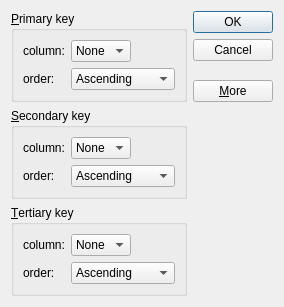
<?xml version="1.0" encoding="UTF-8"?>
<ui version="4.0">
 <class>SortDialog</class>
 <widget class="QDialog" name="SortDialog">
  <property name="geometry">
   <rect>
    <x>0</x>
    <y>0</y>
    <width>284</width>
    <height>307</height>
   </rect>
  </property>
  <property name="windowTitle">
   <string>Sort</string>
  </property>
  <layout class="QGridLayout" name="gridLayout_3">
   <item row="3" column="0">
    <widget class="QGroupBox" name="tertiaryGroupBox">
     <property name="title">
      <string>&amp;Tertiary key</string>
     </property>
     <layout class="QGridLayout" name="gridLayout_5">
      <item row="0" column="0">
       <widget class="QLabel" name="label_9">
        <property name="text">
         <string>&lt;html&gt;&lt;head/&gt;&lt;body&gt;&lt;p&gt;column:&lt;/p&gt;&lt;/body&gt;&lt;/html&gt;</string>
        </property>
       </widget>
      </item>
      <item row="0" column="1">
       <widget class="QComboBox" name="tertiaryColumnComBo">
        <item>
         <property name="text">
          <string>None</string>
         </property>
        </item>
       </widget>
      </item>
      <item row="0" column="2">
       <spacer name="horizontalSpacer_5">
        <property name="orientation">
         <enum>Qt::Horizontal</enum>
        </property>
        <property name="sizeHint" stdset="0">
         <size>
          <width>37</width>
          <height>20</height>
         </size>
        </property>
       </spacer>
      </item>
      <item row="1" column="0">
       <widget class="QLabel" name="label_10">
        <property name="text">
         <string>order:</string>
        </property>
       </widget>
      </item>
      <item row="1" column="1" colspan="2">
       <widget class="QComboBox" name="tertiaryOrderComBo">
        <item>
         <property name="text">
          <string>Ascending</string>
         </property>
        </item>
        <item>
         <property name="text">
          <string>Descending</string>
         </property>
        </item>
       </widget>
      </item>
     </layout>
    </widget>
   </item>
   <item row="1" column="0">
    <spacer name="verticalSpacer_2">
     <property name="orientation">
      <enum>Qt::Vertical</enum>
     </property>
     <property name="sizeHint" stdset="0">
      <size>
       <width>0</width>
       <height>20</height>
      </size>
     </property>
    </spacer>
   </item>
   <item row="2" column="0">
    <widget class="QGroupBox" name="secondaryGroupBox">
     <property name="title">
      <string>&amp;Secondary key</string>
     </property>
     <layout class="QGridLayout" name="gridLayout_2">
      <item row="0" column="0">
       <widget class="QLabel" name="label_3">
        <property name="text">
         <string>&lt;html&gt;&lt;head/&gt;&lt;body&gt;&lt;p&gt;column:&lt;/p&gt;&lt;/body&gt;&lt;/html&gt;</string>
        </property>
       </widget>
      </item>
      <item row="0" column="1">
       <widget class="QComboBox" name="secondaryColumnComBo">
        <item>
         <property name="text">
          <string>None</string>
         </property>
        </item>
       </widget>
      </item>
      <item row="0" column="2">
       <spacer name="horizontalSpacer_2">
        <property name="orientation">
         <enum>Qt::Horizontal</enum>
        </property>
        <property name="sizeHint" stdset="0">
         <size>
          <width>37</width>
          <height>20</height>
         </size>
        </property>
       </spacer>
      </item>
      <item row="1" column="0">
       <widget class="QLabel" name="label_4">
        <property name="text">
         <string>order:</string>
        </property>
       </widget>
      </item>
      <item row="1" column="1" colspan="2">
       <widget class="QComboBox" name="secondaryOrderComBo">
        <item>
         <property name="text">
          <string>Ascending</string>
         </property>
        </item>
        <item>
         <property name="text">
          <string>Descending</string>
         </property>
        </item>
       </widget>
      </item>
     </layout>
    </widget>
   </item>
   <item row="0" column="1" rowspan="2">
    <layout class="QVBoxLayout" name="verticalLayout">
     <item>
      <widget class="QPushButton" name="okButton">
       <property name="text">
        <string>OK</string>
       </property>
       <property name="default">
        <bool>true</bool>
       </property>
      </widget>
     </item>
     <item>
      <widget class="QPushButton" name="cancelButton">
       <property name="text">
        <string>Cancel</string>
       </property>
      </widget>
     </item>
     <item>
      <spacer name="verticalSpacer">
       <property name="orientation">
        <enum>Qt::Vertical</enum>
       </property>
       <property name="sizeHint" stdset="0">
        <size>
         <width>20</width>
         <height>0</height>
        </size>
       </property>
      </spacer>
     </item>
     <item>
      <widget class="QPushButton" name="moreButton">
       <property name="text">
        <string>&amp;More</string>
       </property>
       <property name="checkable">
        <bool>true</bool>
       </property>
      </widget>
     </item>
    </layout>
   </item>
   <item row="0" column="0">
    <widget class="QGroupBox" name="primaryGroupBox">
     <property name="title">
      <string>&amp;Primary key</string>
     </property>
     <layout class="QGridLayout" name="gridLayout">
      <item row="0" column="0">
       <widget class="QLabel" name="label">
        <property name="text">
         <string>&lt;html&gt;&lt;head/&gt;&lt;body&gt;&lt;p&gt;column:&lt;/p&gt;&lt;/body&gt;&lt;/html&gt;</string>
        </property>
       </widget>
      </item>
      <item row="1" column="0">
       <widget class="QLabel" name="label_2">
        <property name="text">
         <string>order:</string>
        </property>
       </widget>
      </item>
      <item row="0" column="1">
       <widget class="QComboBox" name="primaryColumnComBo">
        <property name="insertPolicy">
         <enum>QComboBox::InsertAtBottom</enum>
        </property>
        <property name="sizeAdjustPolicy">
         <enum>QComboBox::AdjustToContentsOnFirstShow</enum>
        </property>
        <item>
         <property name="text">
          <string>None</string>
         </property>
        </item>
       </widget>
      </item>
      <item row="0" column="2">
       <spacer name="horizontalSpacer">
        <property name="orientation">
         <enum>Qt::Horizontal</enum>
        </property>
        <property name="sizeHint" stdset="0">
         <size>
          <width>40</width>
          <height>20</height>
         </size>
        </property>
       </spacer>
      </item>
      <item row="1" column="1" colspan="2">
       <widget class="QComboBox" name="primaryOrderComBo">
        <item>
         <property name="text">
          <string>Ascending</string>
         </property>
        </item>
        <item>
         <property name="text">
          <string>Descending</string>
         </property>
        </item>
       </widget>
      </item>
     </layout>
    </widget>
   </item>
  </layout>
 </widget>
 <resources/>
 <connections>
  <connection>
   <sender>okButton</sender>
   <signal>clicked()</signal>
   <receiver>SortDialog</receiver>
   <slot>accept()</slot>
   <hints>
    <hint type="sourcelabel">
     <x>294</x>
     <y>27</y>
    </hint>
    <hint type="destinationlabel">
     <x>69</x>
     <y>95</y>
    </hint>
   </hints>
  </connection>
  <connection>
   <sender>cancelButton</sender>
   <signal>clicked()</signal>
   <receiver>SortDialog</receiver>
   <slot>reject()</slot>
   <hints>
    <hint type="sourcelabel">
     <x>318</x>
     <y>48</y>
    </hint>
    <hint type="destinationlabel">
     <x>113</x>
     <y>102</y>
    </hint>
   </hints>
  </connection>
  <connection>
   <sender>moreButton</sender>
   <signal>toggled(bool)</signal>
   <receiver>secondaryGroupBox</receiver>
   <slot>setVisible(bool)</slot>
   <hints>
    <hint type="sourcelabel">
     <x>305</x>
     <y>122</y>
    </hint>
    <hint type="destinationlabel">
     <x>246</x>
     <y>165</y>
    </hint>
   </hints>
  </connection>
  <connection>
   <sender>moreButton</sender>
   <signal>toggled(bool)</signal>
   <receiver>tertiaryGroupBox</receiver>
   <slot>setVisible(bool)</slot>
   <hints>
    <hint type="sourcelabel">
     <x>323</x>
     <y>116</y>
    </hint>
    <hint type="destinationlabel">
     <x>248</x>
     <y>246</y>
    </hint>
   </hints>
  </connection>
 </connections>
</ui>
